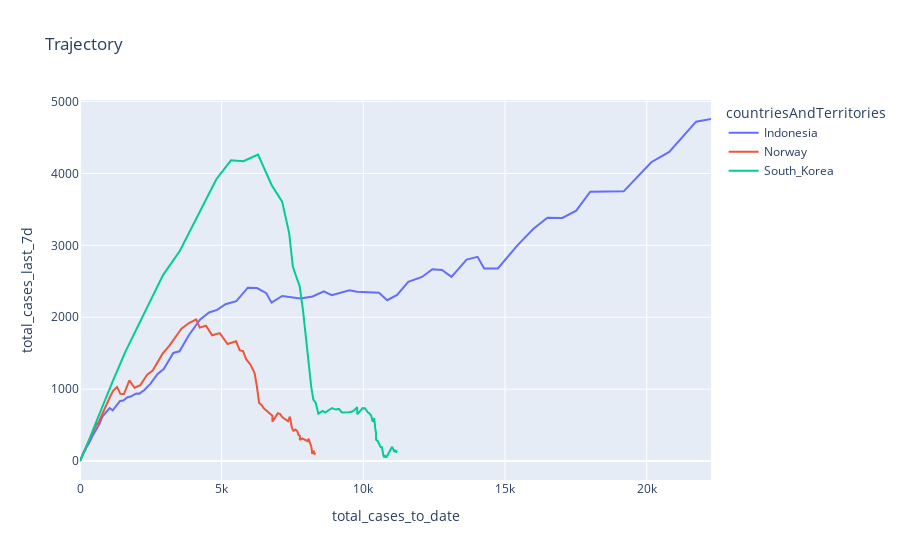

Write notebook code for a chart like this one.
### Code cell
import plotly.express as px

fig1 =  px.line(dfcovid[(dfcovid['countriesAndTerritories'] == 'Indonesia') | 
                        (dfcovid['countriesAndTerritories'] == 'Norway') | 
                        (dfcovid['countriesAndTerritories'] == 'South_Korea')], x='total_cases_to_date', y='total_cases_last_7d', title='Trajectory', color='countriesAndTerritories')
fig1.show()

### Figure 1 — Plotly figure (JSON) as saved in the notebook; plotly's stock layout.template omitted (floating-point values rounded to 4 significant figures; data arrays with more than 128 entries replaced by an {"elided": "..."} marker saying what was removed)
{"data": [{"hovertemplate": "countriesAndTerritories=Indonesia<br>total_cases_to_date=%{x}<br>total_cases_last_7d=%{y}<extra></extra>", "legendgroup": "Indonesia", "line": {"color": "#636efa", "dash": "solid"}, "mode": "lines", "name": "Indonesia", "showlegend": true, "type": "scatter", "x": {"elided": "140 int values"}, "xaxis": "x", "y": {"elided": "140 int values"}, "yaxis": "y"}, {"hovertemplate": "countriesAndTerritories=Norway<br>total_cases_to_date=%{x}<br>total_cases_last_7d=%{y}<extra></extra>", "legendgroup": "Norway", "line": {"color": "#EF553B", "dash": "solid"}, "mode": "lines", "name": "Norway", "showlegend": true, "type": "scatter", "x": {"elided": "147 int values"}, "xaxis": "x", "y": {"elided": "147 int values"}, "yaxis": "y"}, {"hovertemplate": "countriesAndTerritories=South_Korea<br>total_cases_to_date=%{x}<br>total_cases_last_7d=%{y}<extra></extra>", "legendgroup": "South_Korea", "line": {"color": "#00cc96", "dash": "solid"}, "mode": "lines", "name": "South_Korea", "showlegend": true, "type": "scatter", "x": {"elided": "147 int values"}, "xaxis": "x", "y": {"elided": "147 int values"}, "yaxis": "y"}], "layout": {"legend": {"title": {"text": "countriesAndTerritories"}, "tracegroupgap": 0}, "title": {"text": "Trajectory"}, "xaxis": {"anchor": "y", "domain": [0, 1], "title": {"text": "total_cases_to_date"}}, "yaxis": {"anchor": "x", "domain": [0, 1], "title": {"text": "total_cases_last_7d"}}}}
